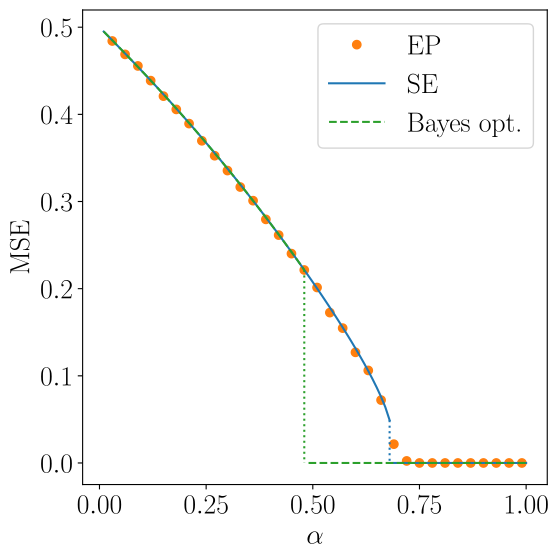

Write the Python code that produced this figure.
import logging
import numpy as np
import pandas as pd
from tramp.models import glm_generative, glm_state_evolution
from tramp.experiments import run_experiments, BayesOptimalScenario
from tramp.algos import CustomInit, StateEvolution
from tramp.algos.metrics import mean_squared_error
import matplotlib.pyplot as plt
from matplotlib import rc
rc('text', usetex=True)
rc('font', family='serif', size=20)


def plot_discontinuous(ax, x, y, marker, label):
    jump = np.where(y > 1e-3)[0][-1]
    ax.plot(x[:jump+1], y[:jump+1], marker, label=label)
    ax.plot([x[jump], x[jump]], [y[jump], y[jump+1]], marker[:2]+":")
    ax.plot(x[jump+1:], y[jump+1:], marker)


def plot_mse_curves():
    # read data
    csv_file = __file__.replace(".py", ".csv")
    df = pd.read_csv(csv_file)
    # create figure
    fig, ax = plt.subplots(1, 1, figsize=(6, 6))
    df_ep = df[df.source == "EP"]
    ax.plot(df_ep["alpha"], df_ep["v"], "C1o", label="EP")
    df_se = df[df.source == "SE"]
    plot_discontinuous(
        ax, df_se["alpha"].values, df_se["v"].values, "C0-", label="SE"
    )
    df_se = df[df.source == "BO"]
    plot_discontinuous(
        ax, df_se["alpha"].values, df_se["v"].values, "C2--", label="Bayes opt."
    )
    ax.set(xlabel=r'$\alpha$', ylabel=r'MSE')
    ax.legend(loc='upper right', fancybox=True, shadow=False)
    fig.tight_layout()
    # save figure
    pdf_file = __file__.replace(".py", ".pdf")
    logging.info(f"Saving {pdf_file}")
    plt.savefig(
        pdf_file, format='pdf', dpi=1000, bbox_inches="tight", pad_inches=0.1
    )


def run_EP(alpha, rho, seed):
    model = glm_generative(
        N=1000, alpha=alpha, ensemble_type="gaussian",
        prior_type="gauss_bernoulli", output_type="gaussian",
        prior_rho=rho, output_var=1e-11
    )
    scenario = BayesOptimalScenario(model, x_ids=["x"])
    scenario.setup(seed)
    x_data = scenario.run_ep(max_iter=200)
    x_pred = x_data["x"]["r"]
    mse = mean_squared_error(x_pred, scenario.x_true["x"])
    return dict(source="EP", v=mse)


def run_SE(alpha, rho):
    # analytical linear channel (Marcenko Pastur)
    model = glm_state_evolution(
        alpha=alpha, prior_type="gauss_bernoulli", output_type="gaussian",
        prior_rho=rho, output_var=1e-11
    )
    # SE : uninformed initialization
    se = StateEvolution(model)
    se.iterate(max_iter=200)
    x_data = se.get_variable_data(id="x")
    records = [dict(source="SE", v=x_data["v"])]
    # Bayes optimal : informed initialization
    # Adapt the informative initialization with alpha to:
    # - avoid issues at low alpha if init too large
    # - obtain the true IT transition
    power = 3 * np.exp(alpha)
    initializer = CustomInit(a_init=[("x", "bwd", 10**power)])
    se = StateEvolution(model)
    se.iterate(max_iter=200, initializer=initializer)
    x_data = se.get_variable_data(id="x")
    records += [dict(source="BO", v=x_data["v"])]
    return records


if __name__ == "__main__":
    logging.basicConfig(level=logging.INFO)
    # avg over 25 instances of EP
    df_EP = run_experiments(
        run_EP, alpha=np.linspace(0.03, 0.99, 33), rho=0.5, seed=np.arange(25)
    )
    df_EP = df_EP.groupby(["alpha", "source", "rho"]).mean().reset_index()
    del df_EP["seed"]
    # run SE
    df_SE = run_experiments(
        run_SE, alpha=np.linspace(0.01, 1.0, 100), rho=0.5
    )
    # concat
    df = df_EP.append(df_SE, ignore_index=True)
    csv_file = __file__.replace(".py", ".csv")
    df.to_csv(csv_file, index=False)
    # plot
    plot_mse_curves()
